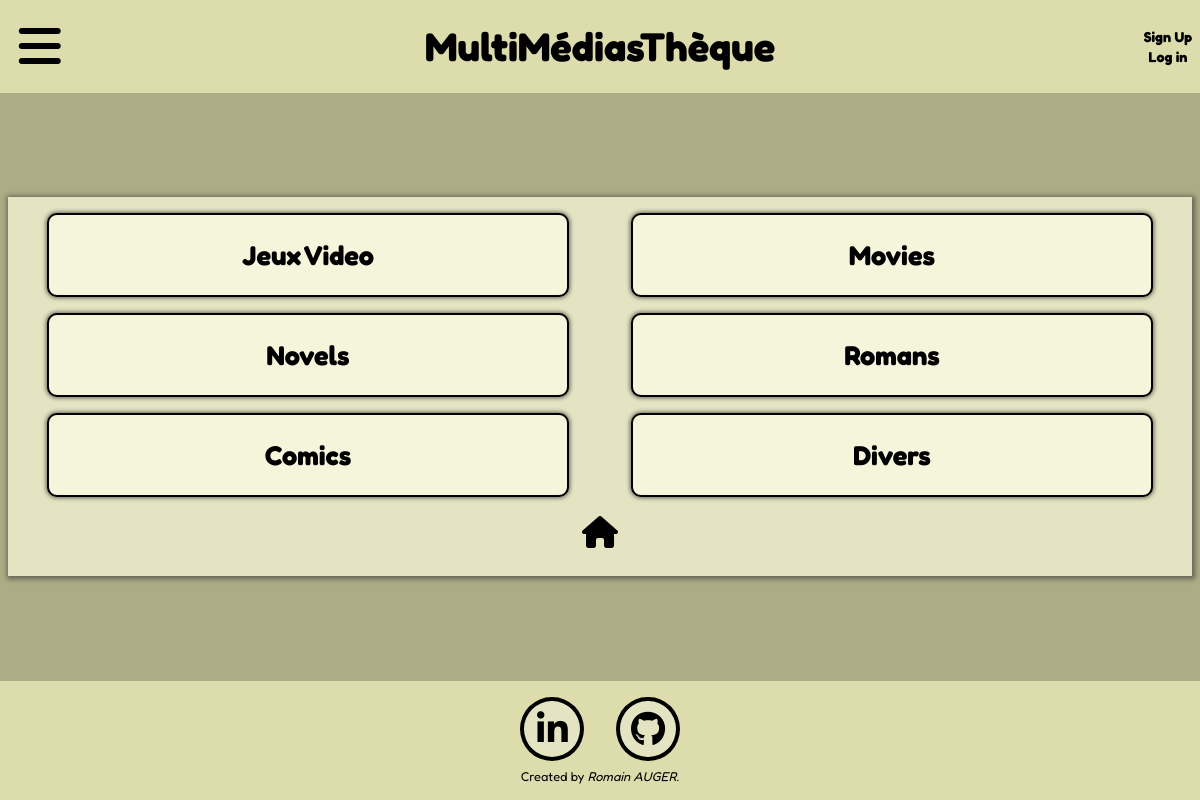
The app's page /?page=forums_category with its own data.
### tables this page shows
CREATE TABLE "Categories" (
	"Id"	INTEGER,
	"Categorie_name"	TEXT,
	PRIMARY KEY("Id" AUTOINCREMENT)
);

### Controls/forums_category_controller.php (called while the page is built, shortened)
<?php
    $bddPDO = new PDO('sqlite:Private/DataBase/Project_Database.db');
    $bddPDO->setAttribute(PDO::ATTR_ERRMODE, PDO::ERRMODE_EXCEPTION);
    $categories_manager = new CategorieManager($bddPDO);
    require "Views/forums_category.php"
?>

### index.php (called while the page is built, shortened)
<?php
require "Models/Category.php";
require "Models/CategoryManager.php";
require "Views/layout.php";
?>

### Models/CategoryManager.php (called while the page is built, shortened)
<?php
class CategorieManager{
    private $bddPDO;
    public function __construct(PDO $bddPDO) {
        $this->bddPDO = $bddPDO;
    }
    public function selectCategorie(){
        $query = $this->bddPDO->query("SELECT * FROM Categories");
        $query->setFetchMode(PDO::FETCH_CLASS  | PDO::FETCH_PROPS_LATE, "Categorie" );
        $ListCategories = $query -> fetchAll();
        return $ListCategories;
    }
}
?>

### Models/Category.php (called while the page is built, shortened)
<?php
class Categorie {
    private $errors = [],
    $Id,
    $Categorie_name;
    public function getId(){
        return $this->Id;
    }
    public function getCategorie_name(){
        return $this->Categorie_name;
    }
}
?>

### Views/forums_category.php (the view)
<section class="forum_category">
    <article>
        <?php foreach ($categories_manager->selectCategorie() as $categorie) : ?>
            <p><a href="?page=forums_chatrooms&Id=<?= ($categorie->getId()) ?>"><?= $categorie->getCategorie_name(); ?></a></p>
        <?php endforeach ?>
    </article>
    <p class="button_home"><a href="?page=home"><i class="fa-solid fa-house"></i></a></p>
</section>

### Assets/Style/style.css (style rules this page uses)
:root { --template-background: rgb(220, 220, 173); --template-color: black; --template-border: black; --html-background: rgb(172, 172, 133); --list-color: rgb(68, 68, 68); --title-color: rgb(15, 15, 15); --home-article-color: rgb(228, 228, 195); --home-article-shadow: rgb(100, 100, 87); --article-title: white; --formulaire-title: black; --nav-background: rgb(237, 237, 203); --nav-color: rgb(70, 70, 70); --admin-list: whitesmoke; --admin-text-list: black; --chats: beige; --chats-text: black; --menu-background: beige; --menu-color: black; }
* { margin: 0; padding: 0; font-family: 'Fredoka'; }
html { width: 100%; min-height: 100vh; }
html body { width: 100%; min-height: 100vh; display: flex; flex-direction: column; justify-content: space-between; background-color: var(--html-background); }
.forum_category { background-color: var(--home-article-color); padding: 1em; margin: 0.5em; box-shadow: 1px 1px 5px 2px var(--home-article-shadow); }
.forum_category article { display: flex; flex-wrap: wrap; gap: 1em; }
.forum_category article p a { text-decoration: none; color: var(--menu-color); font-weight: 800; font-size: 1.7rem; }
.forum_category article p { background-color: var(--menu-background); width: 45%; height: 5em; margin: auto; border: 2px solid var(--template-border); border-radius: 10px; box-shadow: 0px 0px 4px 1px var(--home-article-shadow); display: flex; justify-content: center; align-items: center; transition: 0.5s all ease; }
.button_home { text-align: center; margin: 1em 0 0.5em; }
.button_home a { color: var(--menu-color); font-size: 2rem; }

### records on screen
categories: Categorie_name "Jeux Video"
categories: Categorie_name "Movies"
categories: Categorie_name "Novels"
categories: Categorie_name "Romans"
categories: Categorie_name "Comics"
categories: Categorie_name "Divers"
